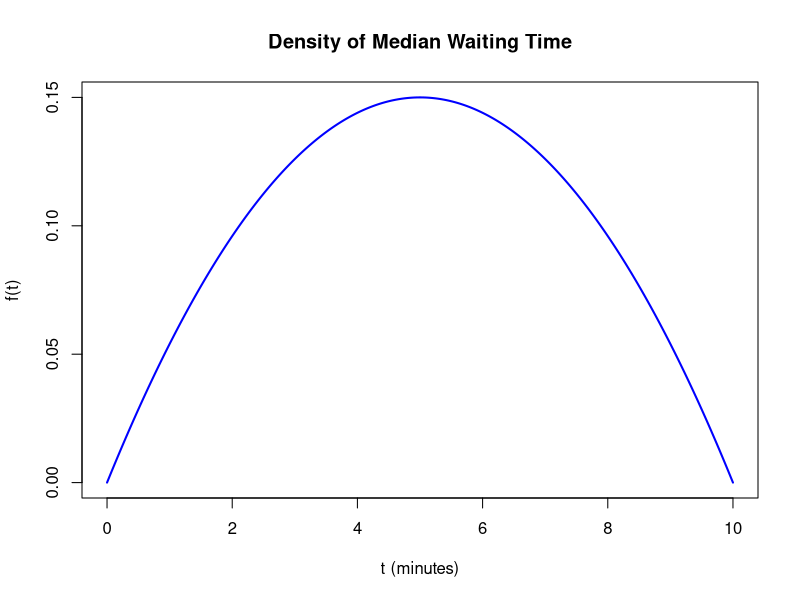
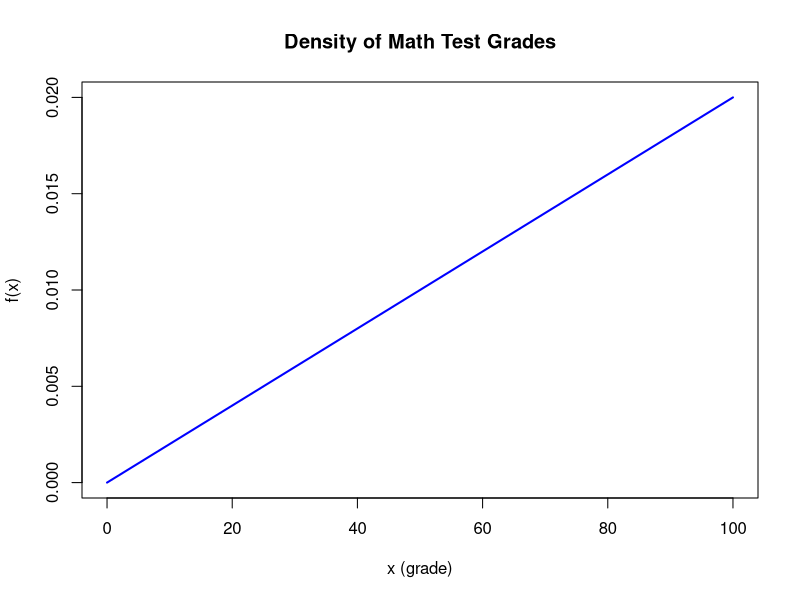
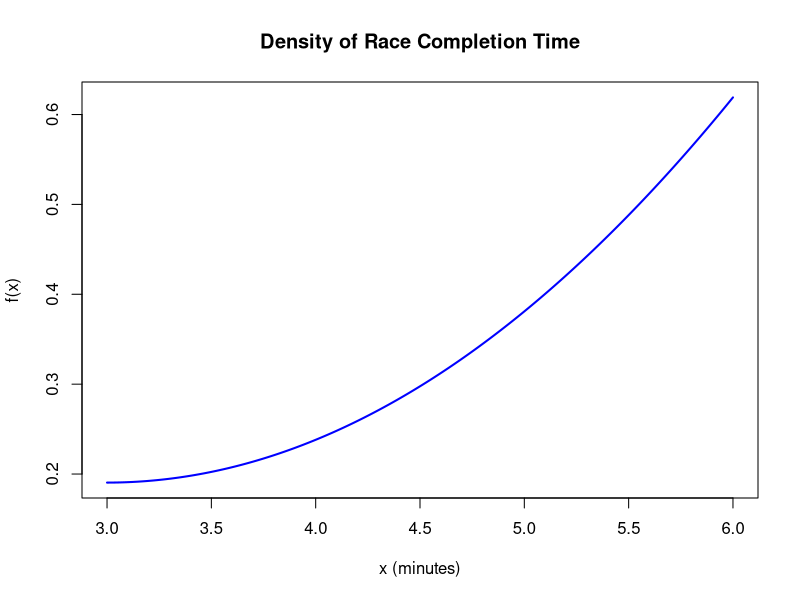

R code for these plots, in order:
## ---- chunk 1
t <- seq(0, 10, length.out = 300)
f <- 6 * t * (10 - t) / 1000
plot(t, f, type = "l", lwd = 2, col = "blue",
     xlab = "t (minutes)", ylab = "f(t)",
     main = "Density of Median Waiting Time")
## ---- chunk 2
uniroot(function(t) t^3 - 15*t^2 + 375, c(0,10))
## ---- chunk 3
x <- seq(0, 100, length.out = 300)
f <- x / 5000
plot(x, f, type = "l", lwd = 2, col = "blue",
     xlab = "x (grade)", ylab = "f(x)",
     main = "Density of Math Test Grades")
## ---- chunk 4
x <- seq(3, 6, length.out = 300)
f <- (4 + (x - 3)^2) / 21
plot(x, f, type = "l", lwd = 2, col = "blue",
     xlab = "x (minutes)", ylab = "f(x)",
     main = "Density of Race Completion Time")
## ---- chunk 5
uniroot(function(m) 4*m + (m-3)^3/3 - 22.5, c(3, 6))
## ---- chunk 6
1 - pnorm(1.5)
## ---- chunk 7
pnorm(0.5) - pnorm(-0.5)
## ---- chunk 8
qnorm(0.25)
## ---- chunk 9
1 - pnorm(0.25)
## ---- chunk 10
qnorm(0.25)
qnorm(0.75)

266 + 16*0.6744898
## ---- chunk 11
qnorm(0.90)

266 + 16*1.281552
## ---- chunk 12
20/15.81139

pnorm(1.264911) - pnorm(-1.264911)

#BINOMIAL:
pbinom(519, 1000, 0.5) - pbinom(480, 1000, 0.5)
## ---- chunk 13
50/15.81139

1 - pnorm(3.162277)

# BINOMIAL: 
1 - pbinom(549, 1000, 0.5)
## ---- chunk 14
pbinom(519, 1000, 0.5) - pbinom(480, 1000, 0.5)
## ---- chunk 15
1 - pbinom(549, 1000, 0.5)
## ---- chunk 16
0.17/0.168

1 - pnorm(1.011905)
## ---- chunk 17
qnorm(0.05)
qnorm(0.95)

4.83 + 0.168*1.644854
